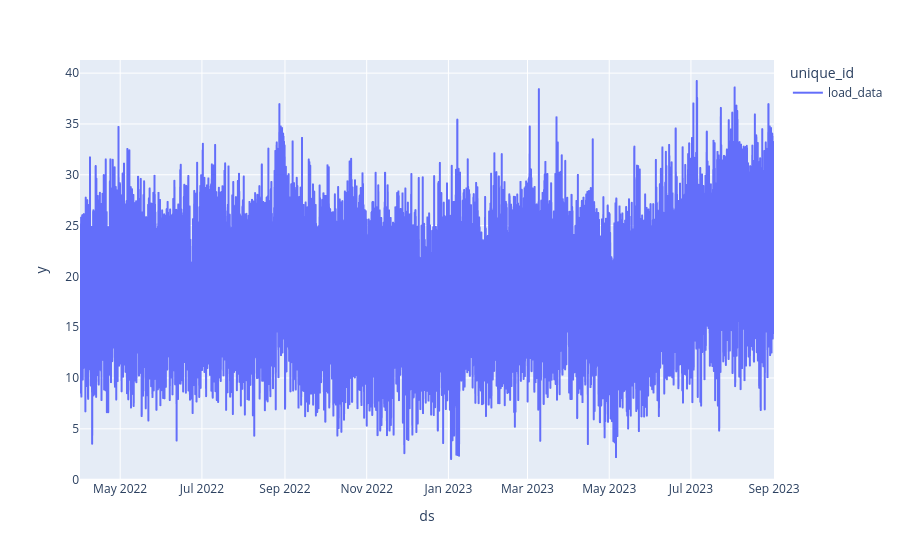

Write notebook code for a chart like this one.
### Code cell
# plot data using plotly
import plotly.express as px
fig = px.line(final, x="ds", y="y", color='unique_id')
fig.show()

### Figure 1 — Plotly figure (JSON) as saved in the notebook; plotly's stock layout.template omitted (floating-point values rounded to 4 significant figures; data arrays with more than 128 entries replaced by an {"elided": "..."} marker saying what was removed)
{"data": [{"hovertemplate": "unique_id=load_data<br>ds=%{x}<br>y=%{y}<extra></extra>", "legendgroup": "load_data", "line": {"color": "#636efa", "dash": "solid"}, "marker": {"symbol": "circle"}, "mode": "lines", "name": "load_data", "showlegend": true, "type": "scattergl", "x": {"elided": "49632 str values"}, "xaxis": "x", "y": {"elided": "49632 float values"}, "yaxis": "y"}], "layout": {"legend": {"title": {"text": "unique_id"}, "tracegroupgap": 0}, "margin": {"t": 60}, "xaxis": {"anchor": "y", "domain": [0, 1], "title": {"text": "ds"}}, "yaxis": {"anchor": "x", "domain": [0, 1], "title": {"text": "y"}}}}
